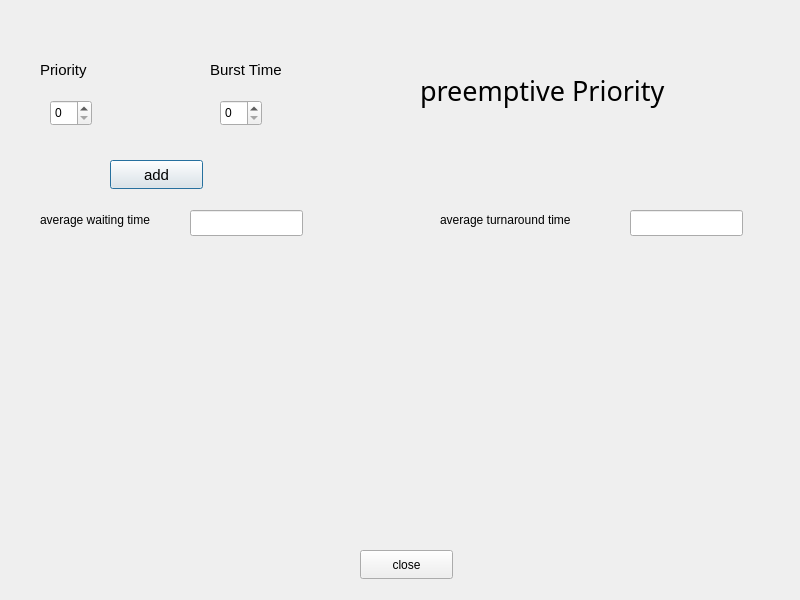
<?xml version="1.0" encoding="UTF-8"?>
<ui version="4.0">
 <class>pri</class>
 <widget class="QDialog" name="pri">
  <property name="geometry">
   <rect>
    <x>0</x>
    <y>0</y>
    <width>800</width>
    <height>600</height>
   </rect>
  </property>
  <property name="windowTitle">
   <string>Dialog</string>
  </property>
  <widget class="QLabel" name="label">
   <property name="geometry">
    <rect>
     <x>420</x>
     <y>50</y>
     <width>331</width>
     <height>81</height>
    </rect>
   </property>
   <property name="font">
    <font>
     <family>Impact</family>
     <pointsize>20</pointsize>
    </font>
   </property>
   <property name="text">
    <string>preemptive Priority</string>
   </property>
  </widget>
  <widget class="QPushButton" name="add_4">
   <property name="geometry">
    <rect>
     <x>110</x>
     <y>160</y>
     <width>93</width>
     <height>29</height>
    </rect>
   </property>
   <property name="font">
    <font>
     <pointsize>11</pointsize>
    </font>
   </property>
   <property name="text">
    <string>add</string>
   </property>
  </widget>
  <widget class="QSpinBox" name="burst_44">
   <property name="geometry">
    <rect>
     <x>220</x>
     <y>100</y>
     <width>42</width>
     <height>26</height>
    </rect>
   </property>
  </widget>
  <widget class="QLabel" name="label_3">
   <property name="geometry">
    <rect>
     <x>210</x>
     <y>60</y>
     <width>91</width>
     <height>20</height>
    </rect>
   </property>
   <property name="font">
    <font>
     <pointsize>11</pointsize>
    </font>
   </property>
   <property name="text">
    <string>Burst Time</string>
   </property>
  </widget>
  <widget class="QSpinBox" name="spinBox">
   <property name="geometry">
    <rect>
     <x>50</x>
     <y>100</y>
     <width>42</width>
     <height>26</height>
    </rect>
   </property>
  </widget>
  <widget class="QLabel" name="label_2">
   <property name="geometry">
    <rect>
     <x>40</x>
     <y>60</y>
     <width>63</width>
     <height>20</height>
    </rect>
   </property>
   <property name="font">
    <font>
     <pointsize>11</pointsize>
    </font>
   </property>
   <property name="text">
    <string>Priority</string>
   </property>
  </widget>
  <widget class="QLineEdit" name="avgturnt_2">
   <property name="geometry">
    <rect>
     <x>190</x>
     <y>210</y>
     <width>113</width>
     <height>26</height>
    </rect>
   </property>
  </widget>
  <widget class="QLabel" name="label_5">
   <property name="geometry">
    <rect>
     <x>440</x>
     <y>210</y>
     <width>171</width>
     <height>20</height>
    </rect>
   </property>
   <property name="text">
    <string>average turnaround time</string>
   </property>
  </widget>
  <widget class="QLabel" name="label_4">
   <property name="geometry">
    <rect>
     <x>40</x>
     <y>210</y>
     <width>161</width>
     <height>20</height>
    </rect>
   </property>
   <property name="text">
    <string>average waiting time</string>
   </property>
  </widget>
  <widget class="QLineEdit" name="avgturnt">
   <property name="geometry">
    <rect>
     <x>630</x>
     <y>210</y>
     <width>113</width>
     <height>26</height>
    </rect>
   </property>
  </widget>
  <widget class="QPushButton" name="close">
   <property name="geometry">
    <rect>
     <x>360</x>
     <y>550</y>
     <width>93</width>
     <height>29</height>
    </rect>
   </property>
   <property name="text">
    <string>close</string>
   </property>
  </widget>
 </widget>
 <resources/>
 <connections/>
</ui>
